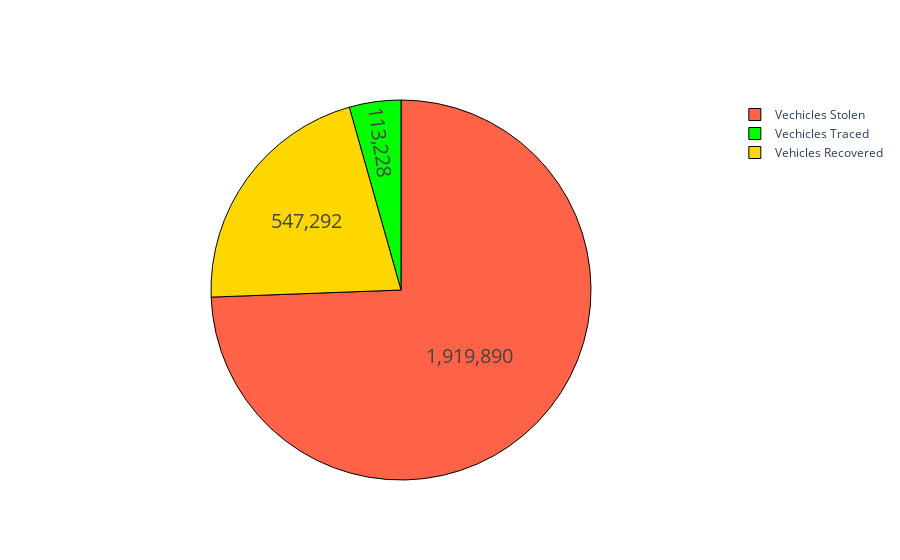

Notebook source saved alongside this figure:
### Markdown cell above
#### **Proportion of vehicles stolen, traced and recovered**

### Code cell
autoTheftTraced = auto_theft['Auto_Theft_Coordinated/Traced'].sum()
autoTheftRecovred = auto_theft['Auto_Theft_Recovered'].sum()
autoTheftStolen = auto_theft['Auto_Theft_Stolen'].sum()

vehicleGroup = ['Vechicles Stolen', 'Vechicles Traced', 'Vehicles Recovered']
vehicleVal = [autoTheftStolen, autoTheftTraced, autoTheftRecovred]
colors = ['tomato', 'lime', 'gold']

fig = go.Figure(data=[go.Pie(labels=vehicleGroup,
                             values=vehicleVal,
                             sort=False,
                             marker=dict(colors=colors),
                             textfont_size=12
                             )
                      ]
                )
fig.update_traces(hoverinfo='label+percent', textinfo='value', textfont_size=20,
                  marker=dict(colors=colors, line=dict(color='#000', width=1)))
fig.show()

### Figure 1 — Plotly figure (JSON) as saved in the notebook; plotly's stock layout.template omitted (floating-point values rounded to 4 significant figures)
{"data": [{"hoverinfo": "label+percent", "labels": ["Vechicles Stolen", "Vechicles Traced", "Vehicles Recovered"], "marker": {"colors": ["tomato", "lime", "gold"], "line": {"color": "#000", "width": 1}}, "sort": false, "textfont": {"size": 20}, "textinfo": "value", "type": "pie", "values": [1919890, 113228, 547292]}], "layout": {}}
